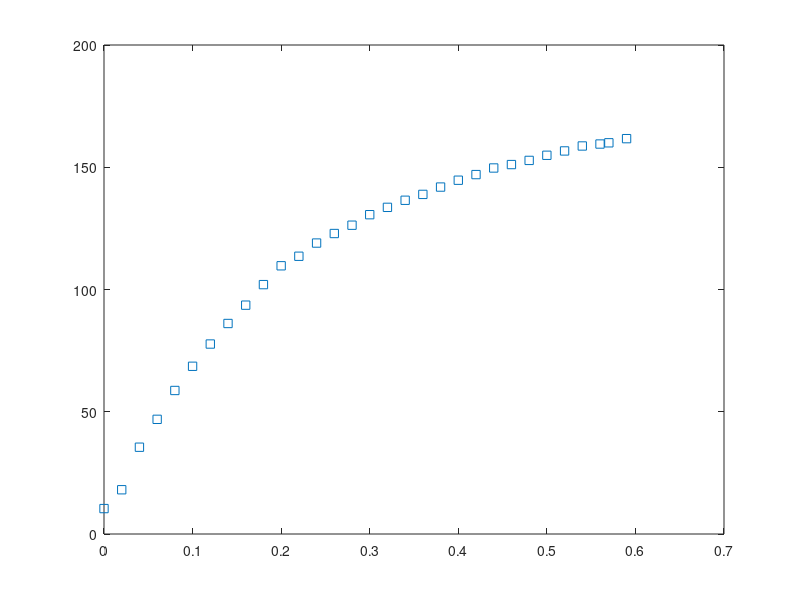
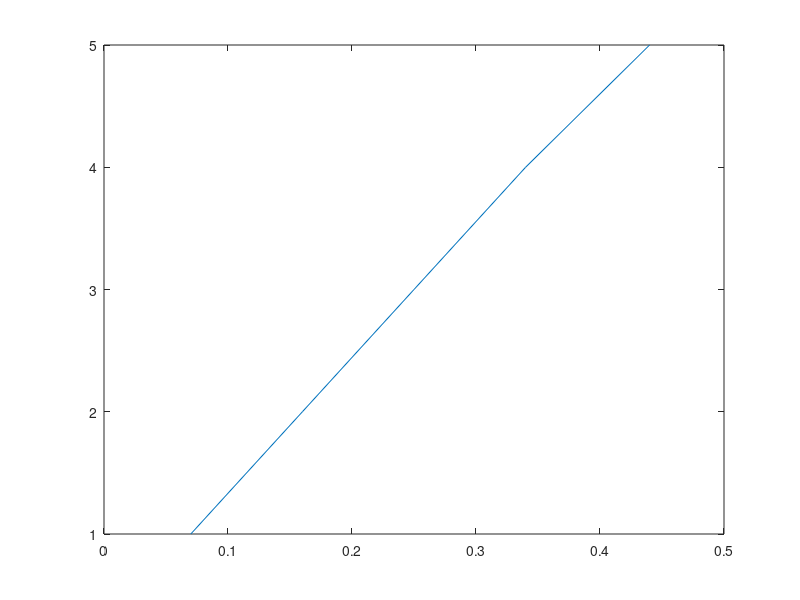

MATLAB code to generate these figures, in order:
close all
clear all 

% Grafico curva de magnetizacao

figure(1)
Ifm = [0.59 0.57 0.56 0.54 0.52 0.5 0.48 0.46 0.44 0.42 0.4 0.38 0.36 0.34 0.32 0.3 0.28 0.26 0.24 0.22 0.2 0.18 0.16 0.14 0.12 0.10 0.08 0.06 0.04 0.02 0];
Vam = [161.7 160 159.5 158.7 156.67 154.9 152.8 151.1 149.7 147 144.7 141.9 138.9 136.5 133.6 130.6 126.3 122.9 119 113.6 109.7 102 93.6 86.1 77.7 68.6 58.7 46.9 35.5 18.1 10.4];

plot(Ifm,Vam,'s')


% Curva da caracteristica de curto 

figure(2)
Ifc = [0.07 0.16 0.25 0.34 0.44];
Iac = [1 2 3 4 5];

plot(Ifc,Iac)